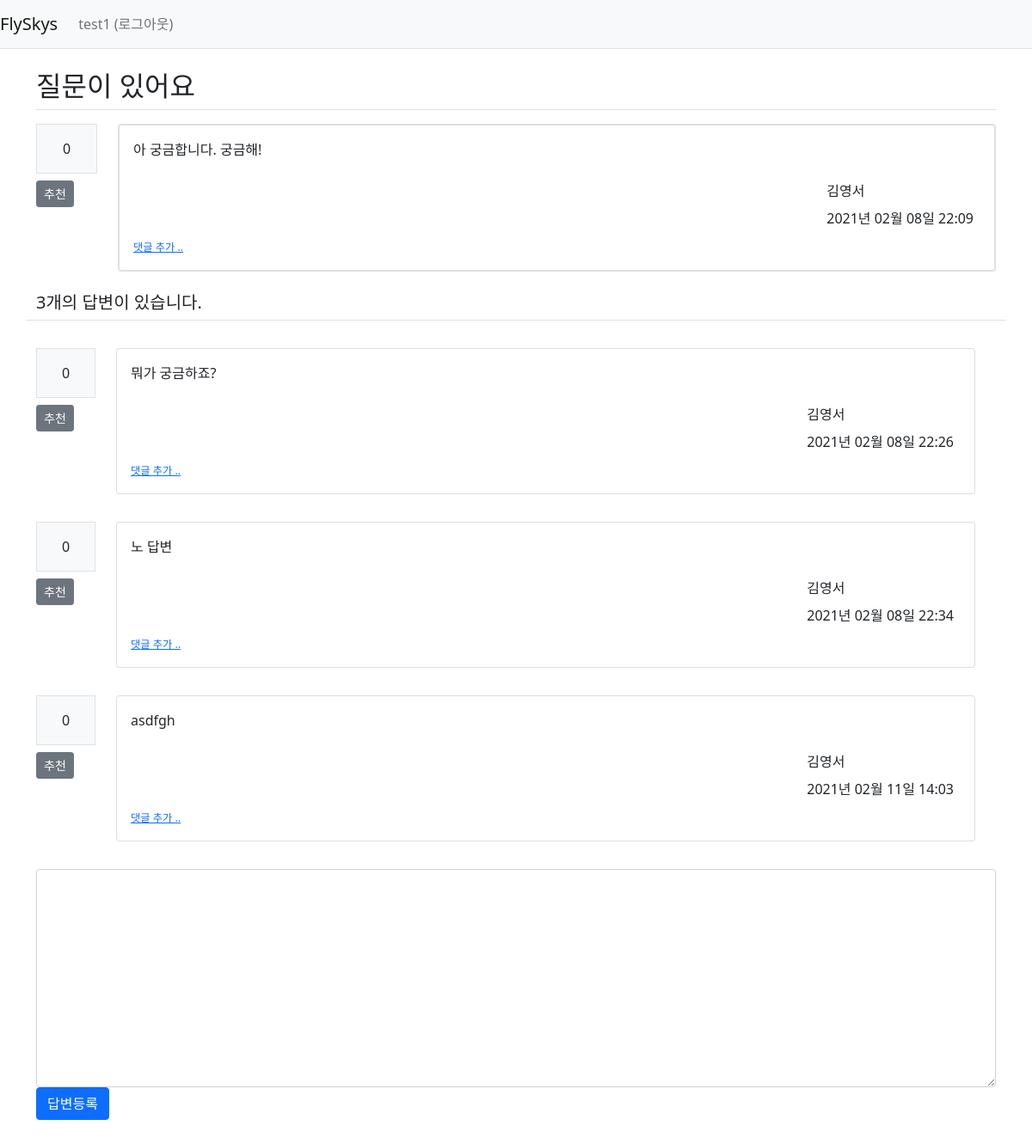
Page /question/detail/2/ (signed in) on the committed database.
### flyskys/models.py (models this page shows)
class User(db.Model):
    id = db.Column(db.Integer, primary_key=True)
    username = db.Column(db.String(150), unique=True, nullable=False)
    password = db.Column(db.String(200), nullable=False)
    email = db.Column(db.String(120), unique=True, nullable=False)

class Question(db.Model):
    id = db.Column(db.Integer, primary_key=True)
    subject = db.Column(db.String(200), nullable=False)
    content = db.Column(db.Text(), nullable=False)
    create_date = db.Column(db.DateTime(), nullable=False)
    user_id = db.Column(db.Integer, db.ForeignKey(
        'user.id', ondelete='CASCADE'), nullable=False)
    user = db.relationship('User', backref=db.backref('question_set'))
    modify_date = db.Column(db.DateTime(), nullable=True)
    voter = db.relationship('User', secondary=question_voter,
                            backref=db.backref('question_voter_set'))

class Answer(db.Model):
    id = db.Column(db.Integer, primary_key=True)
    question_id = db.Column(
        db.Integer, db.ForeignKey("question.id", ondelete="CASCADE")
    )
    question = db.relationship("Question", backref=db.backref("answer_set"))
    content = db.Column(db.Text(), nullable=False)
    create_date = db.Column(db.DateTime(), nullable=False)
    user_id = db.Column(db.Integer, db.ForeignKey(
        'user.id', ondelete='CASCADE'), nullable=False)
    user = db.relationship('User', backref=db.backref('answer_set'))
    modify_date = db.Column(db.DateTime(), nullable=True)
    voter = db.relationship('User', secondary=answer_voter,
                            backref=db.backref('answer_voter_set'))

### flyskys/views/question_views.py (the view)
@bp.route("/detail/<int:question_id>/")
def detail(question_id):
    form = AnswerForm()
    question = Question.query.get_or_404(question_id)
    return render_template("question/question_detail.html", question=question, form=form)

### flyskys/forms.py
class AnswerForm(FlaskForm):
    content = TextAreaField(
        '내용', validators=[DataRequired('내용은 필수 입력 항목입니다.')])

### flyskys/filter.py (called while the page is built)
def format_datetime(value, fmt='%Y년 %m월 %d일 %H:%M'):
    return value.strftime(fmt)

### flyskys/views/auth_views.py (called while the page is built)
@bp.before_app_request
def load_logged_in_user():
    user_id = session.get('user_id')
    if user_id is None:
        g.user = None
    else:
        g.user = User.query.get(user_id)

### flyskys/templates/question/question_detail.html (shortened to what this page needs)
{% extends 'base.html' %} {% block content %}
<div class="container my-3">
  <h2 class="border-bottom py-2">{{ question.subject }}</h2>
  <div class="row my-3">
    <div class="col-1">
      <div class="bg-light text-center p-3 border font-weight-bolder mb-1">
        {{ question.voter|length }}
      </div>
      <a
        href="#"
        data-uri="{{ url_for('vote.question', question_id=question.id) }}"
        class="recommend btn btn-sm btn-secondary btn-block my-1"
        >추천</a
      >
    </div>
    <div class="col-11">
      <div class="card">
        <div class="card">
          <div class="card-body">
            <div class="card-text">{{ question.content | markdown }}</div>
            <div class="d-flex justify-content-end">
              <div class="p-2 text-left">
                <div class="mb-2">{{ question.user.username }}</div>
                <div>{{ question.create_date|datetime }}</div>
              </div>
            </div>
            <div>
              <a
                href="{{ url_for('comment.create_question', question_id=question.id) }}"
                class="small"
                ><small>댓글 추가 ..</small></a
              >
            </div>
          </div>
        </div>
      </div>
    </div>
    <h5 class="border-bottom my-3 py-2">
      {{ question.answer_set|length }}개의 답변이 있습니다.
    </h5>
    {% for answer in question.answer_set %}
    <div class="row my-3">
      <div class="col-1">
        <div class="bg-light text-center p-3 border font-weight-bolder mb-1">
          {{ answer.voter|length }}
        </div>
        <a
          href="#"
          data-uri="{{ url_for('vote.answer', answer_id=answer.id) }}"
          class="recommend btn btn-sm btn-secondary btn-block my-1"
          >추천</a
        >
      </div>
      <div class="col-11">
        <div class="card">
          <div class="card-body">
            <div class="card-text">{{ answer.content | markdown }}</div>
            <div class="d-flex justify-content-end">
              <div class="p-2 text-left">
                <div class="mb-2">{{ answer.user.username }}</div>
                <div>{{ answer.create_date|datetime }}</div>
              </div>
            </div>
            <div>
              <a
                href="{{ url_for('comment.create_answer', answer_id=answer.id) }}"
                class="small"
                ><small>댓글 추가 ..</small></a
              >
            </div>
          </div>
        </div>
      </div>
    </div>
    {% endfor %}
    <form
      action="{{ url_for('answer.create', question_id=question.id) }}"
      method="post"
      class="my-3"
    >
      <div class="form-group">
        <textarea
          name="content"
          id="content"
          class="form-control"
          rows="10"
        ></textarea>
      </div>
      <input type="submit" value="답변등록" class="btn btn-primary" />
    </form>
  </div>
  {% endblock %}

### flyskys/templates/navbar.html (shortened to what this page needs)
<nav class="navbar navbar-expand-lg navbar-light bg-light border-bottom">
  <a class="navbar-brand" href="{{ url_for('main.index') }}">FlySkys</a>
  <div class="collapse navbar-collapse flex-grow-0" id="navbarNav">
    {% if g.user %}
    <ul class="navbar-nav">
      <li class="nav-class">
        <a class="nav-link" href="{{ url_for('auth.logout') }}"
          >{{ g.user.username }} (로그아웃)</a
        >
      </li>
    </ul>
    {% endif %}
  </div>
</nav>

### rows in the picture
User: user.username "test1"
Question: subject "질문이 있어요", content "아 궁금합니다. 궁금해!", create_date "2021년 02월 08일 22:09"
User: user.username "김영서"
Answer: voter|length "0", content "뭐가 궁금하죠?", user.username "김영서", create_date "2021년 02월 08일 22:26"
Answer: voter|length "0", content "노 답변", user.username "김영서", create_date "2021년 02월 08일 22:34"
Answer: voter|length "0", content "asdfgh", user.username "김영서", create_date "2021년 02월 11일 14:03"

### other values in the picture
{{ question.voter|length }} "0"
{{ question.answer_set|length }} "3"
